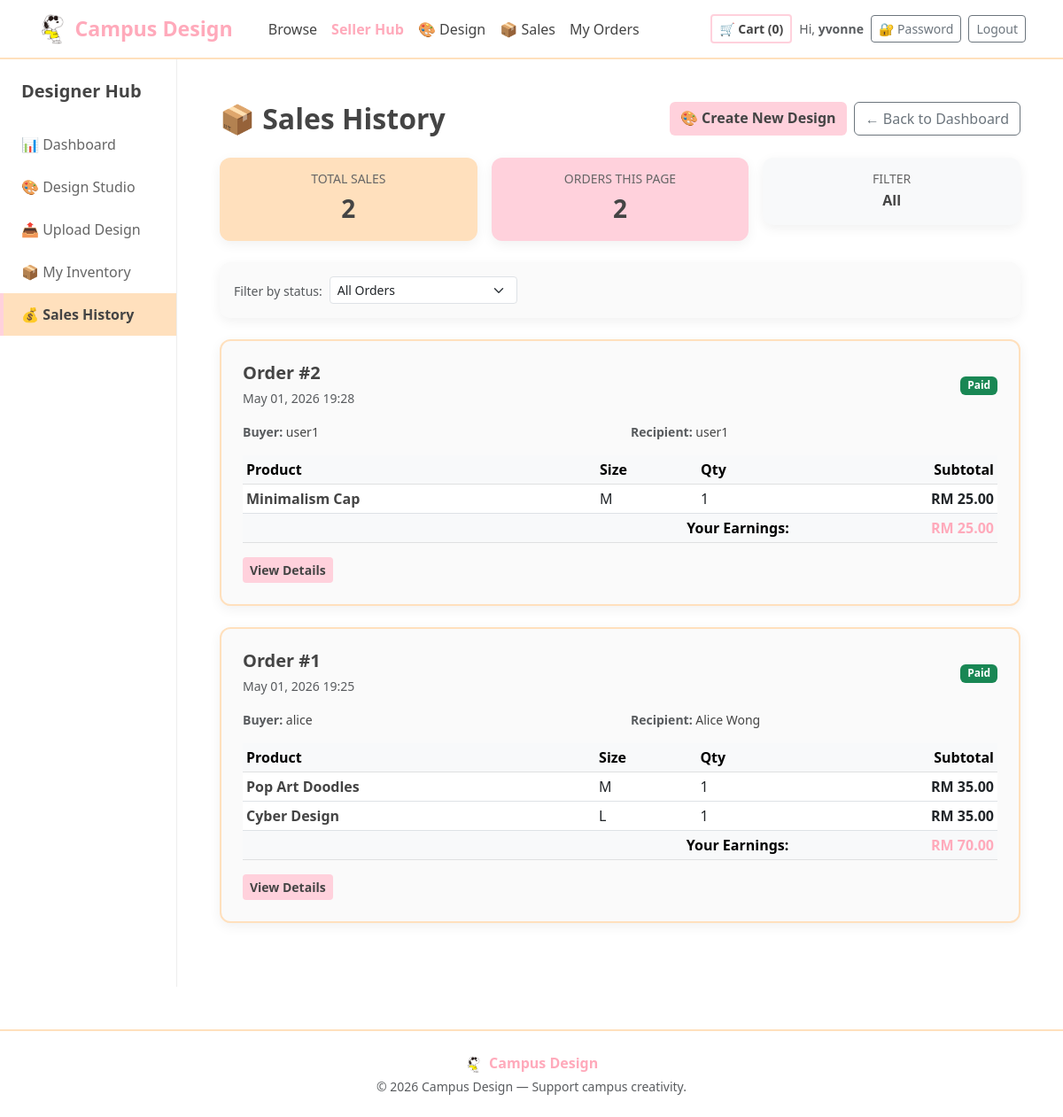
The app's page /seller/orders/ (signed in), older data.
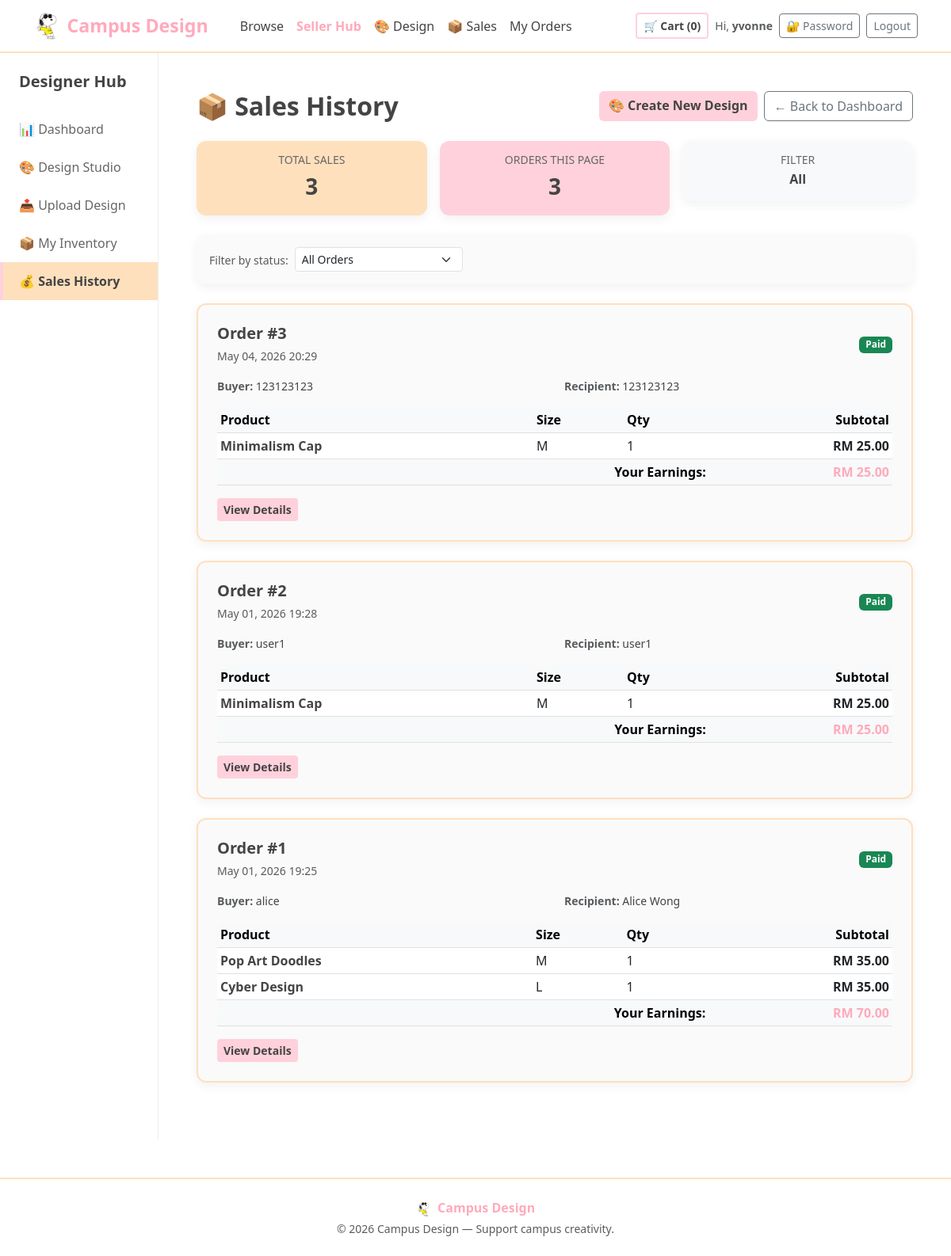
The same page, newer data.
### shop/models.py (models this page shows, shortened)
class Order(models.Model):
    STATUS_CHOICES = (
        ('pending', 'Pending'),
        ('paid', 'Paid'),
        ('shipped', 'Shipped'),
        ('completed', 'Completed'),
        ('cancelled', 'Cancelled'),
    )
    PAYMENT_CHOICES = (
        ('online', 'Online Payment'),
        ('cash', 'Cash on Delivery'),
        ('transfer', 'Bank Transfer'),
    )
    user = models.ForeignKey(
        User,
        on_delete=models.CASCADE,
        related_name='orders',
        verbose_name='Buyer'
    )
    total_amount = models.DecimalField(
        max_digits=10,
        decimal_places=2,
        verbose_name='Total Amount'
    )
    status = models.CharField(
        max_length=20,
        choices=STATUS_CHOICES,
        default='pending',
        verbose_name='Status'
    )
    payment_method = models.CharField(
        max_length=20,
        choices=PAYMENT_CHOICES,
        default='online',
        verbose_name='Payment Method'
    )
    full_name = models.CharField(
        max_length=200,
        default='',
        verbose_name='Recipient Name'
    )
    email = models.EmailField(
        default='',
        verbose_name='Email'
    )
    address = models.TextField(
        default='',
        verbose_name='Shipping Address'
    )
    phone = models.CharField(
        max_length=20,
        blank=True,
        default='',
        verbose_name='Phone'
    )
    notes = models.TextField(
        blank=True,
        default='',
        verbose_name='Order Notes'
    )
    created_at = models.DateTimeField(
        auto_now_add=True,
        verbose_name='Created At'
    )
    updated_at = models.DateTimeField(
        auto_now=True,
        verbose_name='Updated At'
    )
    class Meta:
        verbose_name = 'Order'
        verbose_name_plural = 'Orders'
        ordering = ['-created_at']

class User(AbstractUser):
    ROLE_CHOICES = (
        ('buyer', 'Buyer'),
        ('seller', 'Seller'),
        ('admin', 'Admin'),
    )
    role = models.CharField(
        max_length=10,
        choices=ROLE_CHOICES,
        default='buyer',
        verbose_name='Role'
    )
    student_id = models.CharField(
        max_length=20,
        blank=True,
        null=True,
        verbose_name='Student ID'
    )
    phone = models.CharField(
        max_length=20,
        blank=True,
        null=True,
        verbose_name='Phone Number'
    )
    avatar = models.ImageField(
        upload_to='avatars/',
        blank=True,
        null=True,
        verbose_name='Avatar'
    )
    bio = models.TextField(
        blank=True,
        default='',
        verbose_name='Bio'
    )
    class Meta:
        verbose_name = 'User'
        verbose_name_plural = 'Users'
        ordering = ['-date_joined']

class OrderItem(models.Model):
    SIZE_CHOICES = CartItem.SIZE_CHOICES
    order = models.ForeignKey(
        Order,
        on_delete=models.CASCADE,
        related_name='items',
        verbose_name='Order'
    )
    product = models.ForeignKey(
        Product,
        on_delete=models.CASCADE,
        verbose_name='Product'
    )
    seller = models.ForeignKey(
        User,
        on_delete=models.CASCADE,
        related_name='sold_items',
        verbose_name='Seller'
    )
    quantity = models.PositiveIntegerField(
        default=1,
        verbose_name='Quantity'
    )
    size = models.CharField(
        max_length=5,
        choices=SIZE_CHOICES,
        default='M',
        verbose_name='Size'
    )
    price = models.DecimalField(
        max_digits=10,
        decimal_places=2,
        verbose_name='Unit Price'
    )
    class Meta:
        verbose_name = 'Order Item'
        verbose_name_plural = 'Order Items'
    @property
    def subtotal(self):
        return self.price * self.quantity

class Product(models.Model):
    CATEGORY_CHOICES = (
        ('tshirt', 'T-Shirt'),
        ('hoodie', 'Hoodie'),
        ('cap', 'Cap'),
        ('tote', 'Tote Bag'),
        ('other', 'Other'),
    )
    STATUS_CHOICES = (
        ('pending', 'Pending Approval'),
        ('approved', 'Approved'),
        ('rejected', 'Rejected'),
    )
    title = models.CharField(
        max_length=200,
        verbose_name='Title'
    )
    description = models.TextField(
        blank=True,
        default='',
        verbose_name='Description'
    )
    seller = models.ForeignKey(
        User,
        on_delete=models.CASCADE,
        related_name='products',
        verbose_name='Seller'
    )
    price = models.DecimalField(
        max_digits=10,
        decimal_places=2,
        verbose_name='Price (RM)'
    )
    image = models.ImageField(
        upload_to='products/',
        blank=True,
        null=True,
        verbose_name='Image'
    )
    category = models.CharField(
        max_length=20,
        choices=CATEGORY_CHOICES,
        default='tshirt',
        verbose_name='Category'
    )
    rating = models.DecimalField(
        max_digits=3,
        decimal_places=1,
        default=0.0,
        validators=[MinValueValidator(0), MaxValueValidator(5)],
        verbose_name='Rating'
    )
    total_sales = models.PositiveIntegerField(
        default=0,
        verbose_name='Total Sales'
    )
    is_published = models.BooleanField(
        default=True,
        verbose_name='Published'
    )
    status = models.CharField(
        max_length=10,
        choices=STATUS_CHOICES,
        default='pending',
        verbose_name='Status'
    )
    created_at = models.DateTimeField(
        auto_now_add=True,
        verbose_name='Created At'
    )
    updated_at = models.DateTimeField(
        auto_now=True,
        verbose_name='Updated At'
    )
    class Meta:
        verbose_name = 'Product'
        verbose_name_plural = 'Products'
        ordering = ['-created_at']

### shop/views.py (the view)
# urls.py: path('seller/orders/',          views.seller_order_history, name='seller_order_history'),
@login_required
@user_passes_test(_is_seller, login_url='/')
def seller_order_history(request):
    order_items = OrderItem.objects.filter(
        seller=request.user
    ).select_related(
        'order', 'product', 'order__user'
    ).order_by('-order__created_at')
    status = request.GET.get('status', '').strip()
    if status:
        order_items = order_items.filter(order__status=status)
    orders_data = {}
    for item in order_items:
        order = item.order
        if order.id not in orders_data:
            orders_data[order.id] = {
                'order': order,
                'items': [],
                'seller_total': 0
            }
        orders_data[order.id]['items'].append(item)
        orders_data[order.id]['seller_total'] += item.subtotal
    orders_list = list(orders_data.values())
    paginator = Paginator(orders_list, 10)
    page_obj = paginator.get_page(request.GET.get('page'))
    return render(request, 'seller/order_history.html', {
        'orders_data': page_obj,
        'page_obj': page_obj,
        'status': status,
        'status_choices': Order.STATUS_CHOICES,
        'active_page': 'seller',
    })

### shop/templatetags/cart_tags.py (called while the page is built)
@register.simple_tag
def cart_item_count(user):
    try:
        if user.is_authenticated and hasattr(user, 'cart_items'):
            return user.cart_items.aggregate(total=Sum('quantity'))['total'] or 0
    except Exception:
        pass
    return 0

### shop/views.py (called while the page is built)
def _is_seller(u):
    return u.is_authenticated and u.role == 'seller'

### templates/seller/order_history.html (shortened to what the changed rows need)
{% extends 'base.html' %}
{% block content %}
<div class="container-fluid">
    <div class="row">
        <main class="col-md-10 px-md-5 py-5">
            <div class="d-flex flex-wrap justify-content-between align-items-center mb-4">
                <h2 class="fw-bold mb-0">📦 Sales History</h2>
            </div>
            <div class="row g-3 mb-4">
                <div class="col-md-4">
                    <div class="card-plain p-3 text-center" style="background:var(--orange);">
                        <h6 class="text-uppercase small mb-1" style="color:#666;">Total Sales</h6>
                        <p class="fs-3 fw-bold mb-0">{{ page_obj.paginator.count }}</p>
                    </div>
                </div>
                <div class="col-md-4">
                    <div class="card-plain p-3 text-center" style="background:var(--pink);">
                        <h6 class="text-uppercase small mb-1" style="color:#666;">Orders This Page</h6>
                        <p class="fs-3 fw-bold mb-0">{{ page_obj|length }}</p>
                    </div>
                </div>
            </div>
            {% for data in orders_data %}
            <div class="card-plain mb-4 p-4" style="background:#FAFAFA; border:2px solid var(--orange)!important; border-radius:12px;">
                <div class="d-flex flex-wrap justify-content-between align-items-center mb-3">
                    <div>
                        <h5 class="fw-bold mb-1">
                            <a href="{% url 'order_detail' data.order.id %}" class="text-decoration-none" style="color:var(--txt);">
                                Order #{{ data.order.id }}
                            </a>
                        </h5>
                        <span class="text-muted small">{{ data.order.created_at|date:"M d, Y H:i" }}</span>
                    </div>
                    <div class="d-flex align-items-center gap-2">
                        {% if data.order.status == 'paid' %}
                        <span class="badge bg-success">Paid</span>
                        {% elif data.order.status == 'shipped' %}
                        <span class="badge bg-info">Shipped</span>
                        {% elif data.order.status == 'completed' %}
                        <span class="badge bg-primary">Completed</span>
                        {% elif data.order.status == 'cancelled' %}
                        <span class="badge bg-danger">Cancelled</span>
                        {% else %}
                        <span class="badge bg-warning text-dark">Pending</span>
                        {% endif %}
                    </div>
                </div>
                <div class="row small mb-3">
                    <div class="col-md-6">
                        <strong class="text-muted">Buyer:</strong> {{ data.order.user.username }}
                    </div>
                    <div class="col-md-6">
                        <strong class="text-muted">Recipient:</strong> {{ data.order.full_name }}
                    </div>
                </div>
                <div class="table-responsive mb-3">
                    <table class="table table-sm align-middle mb-0">
                        <thead class="table-light">
                            <tr>
                                <th>Product</th>
                                <th>Size</th>
                                <th>Qty</th>
                                <th class="text-end">Subtotal</th>
                            </tr>
                        </thead>
                        <tbody>
                            {% for item in data.items %}
                            <tr>
                                <td class="fw-semibold">
                                    <a href="{% url 'product_detail' item.product.pk %}" class="text-decoration-none" style="color:var(--txt);">
                                        {{ item.product.title }}
                                    </a>
                                </td>
                                <td>{{ item.size }}</td>
                                <td>{{ item.quantity }}</td>
                                <td class="text-end fw-bold">RM {{ item.subtotal }}</td>
                            </tr>
                            {% endfor %}
                        </tbody>
                        <tfoot class="table-light">
                            <tr>
                                <td colspan="3" class="text-end fw-bold">Your Earnings:</td>
                                <td class="text-end fw-bold" style="color:var(--pink-deep);font-size:1rem;">
                                    RM {{ data.seller_total }}
                                </td>
                            </tr>
                        </tfoot>
                    </table>
                </div>
                <div class="d-flex gap-2">
                    <a href="{% url 'order_detail' data.order.id %}" class="btn btn-pink btn-sm">
                        View Details
                    </a>
                </div>
            </div>
            {% endfor %}
        </main>
    </div>
</div>
{% endblock %}

Row changes from the older to the newer data that the page shows:
added Order: order.id "3", order.created_at "May 04, 2026 20:29", status "Paid", order.user.username "123123123", order.full_name "123123123", seller_total "25.00"
added OrderItem: product "Minimalism Cap", size "M", quantity "1", subtotal "25.00", shown under "3"
Text that changed along with them:
{{ page_obj.paginator.count }}: "2" → "3"
{{ page_obj|length }}: "2" → "3"
